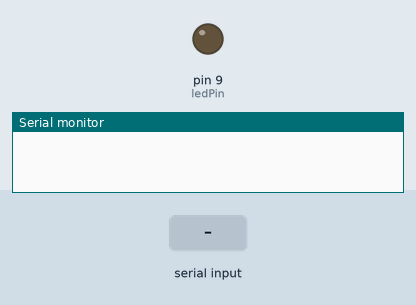
Bench run of a sketch on a simulated Arduino Uno, built with avr-gcc and run on an emulated ATmega328P. Parts: output pins drawn as LEDs (lit = HIGH), the last lines printed to the serial monitor. The test bench sets the inputs (shaded band).

Above: at 1.2 s.
1.3 s: "1" received over Serial
At 2.5 s:
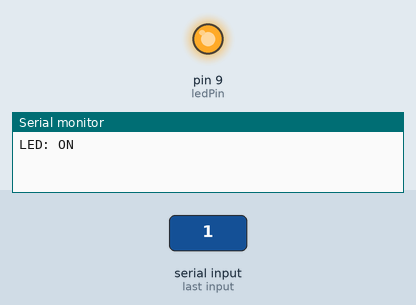
2.8 s: "0" received over Serial
At 3.7 s:
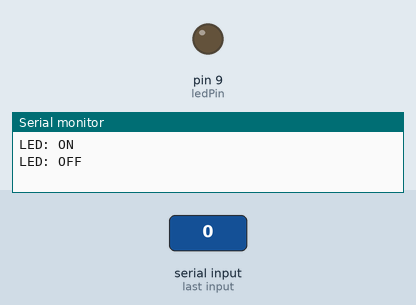
Timing chart, 0 to 5.8 s (numbered marks = the images above; inputs shaded):
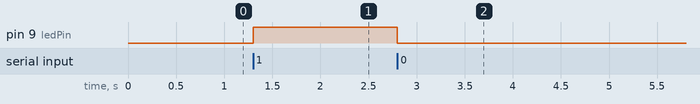

The sketch:

BluetoothThunkable.ino
```cpp
int ledPin = 9;
int state = 0;
int flag = 0;

void setup() {
  // put your setup code here, to run once:
  pinMode(ledPin,OUTPUT);
  digitalWrite(ledPin,LOW);
  Serial.begin(9600);

}

void loop() {
  // put your main code here, to run repeatedly:
  if(Serial.available()>0){
    state = Serial.read();
    flag = 0;
  }
  if (state == '0'){
    digitalWrite(ledPin, LOW);
    if (flag == 0){
      Serial.println("LED: OFF");
      flag = 1;
    }
  }
  else if (state == '1'){
    digitalWrite(ledPin, HIGH);
    if (flag == 0){
      Serial.println("LED: ON");
      flag = 1;
    }
  }
}
```

Measured:
- after the input at 1.3 s, pin 9 (ledPin): LOW → HIGH at once
- after the input at 2.8 s, pin 9 (ledPin): HIGH → LOW at once
